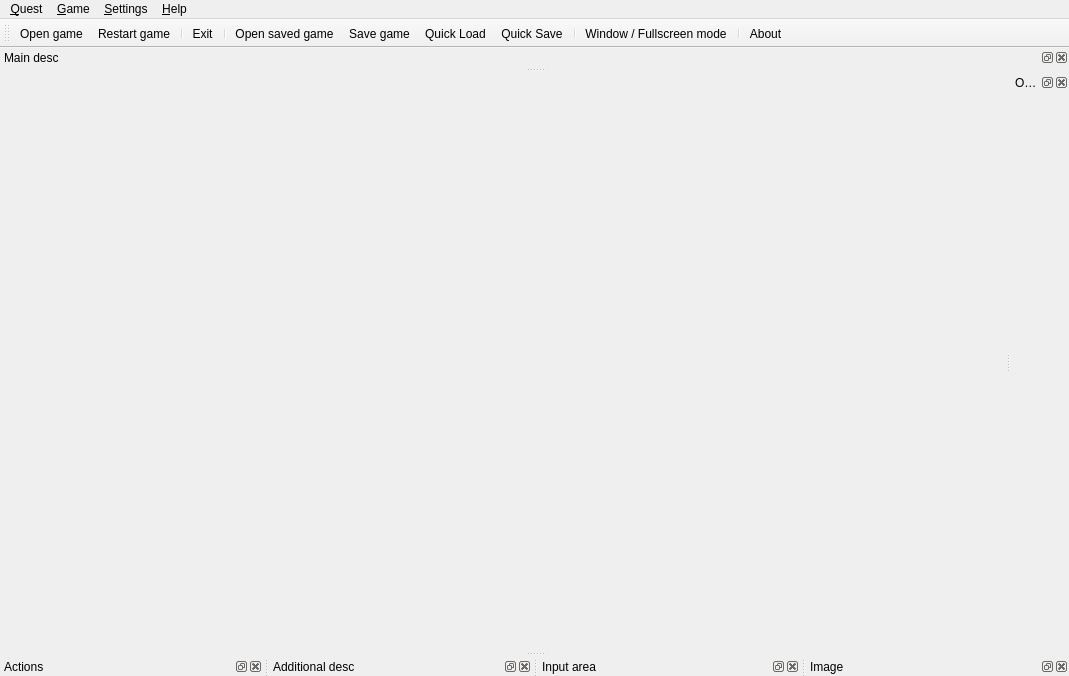
<?xml version="1.0" encoding="UTF-8"?>
<ui version="4.0">
 <class>MainWindow</class>
 <widget class="QMainWindow" name="MainWindow">
  <property name="geometry">
   <rect>
    <x>0</x>
    <y>0</y>
    <width>1069</width>
    <height>676</height>
   </rect>
  </property>
  <property name="minimumSize">
   <size>
    <width>240</width>
    <height>180</height>
   </size>
  </property>
  <property name="focusPolicy">
   <enum>Qt::FocusPolicy::StrongFocus</enum>
  </property>
  <property name="windowTitle">
   <string>MainWindow</string>
  </property>
  <property name="windowIcon">
   <iconset resource="qqsp.qrc">
    <normaloff>:/gfx/logo</normaloff>:/gfx/logo</iconset>
  </property>
  <property name="dockNestingEnabled">
   <bool>true</bool>
  </property>
  <property name="unifiedTitleAndToolBarOnMac">
   <bool>true</bool>
  </property>
  <widget class="QWidget" name="centralwidget"/>
  <widget class="QMenuBar" name="mainMenuBar">
   <property name="geometry">
    <rect>
     <x>0</x>
     <y>0</y>
     <width>1069</width>
     <height>22</height>
    </rect>
   </property>
   <widget class="QMenu" name="_fileMenu">
    <property name="title">
     <string>&amp;Quest</string>
    </property>
    <addaction name="actionOpen_game"/>
    <addaction name="actionReloadGame"/>
    <addaction name="actionRestart_game"/>
    <addaction name="separator"/>
    <addaction name="actionExit"/>
   </widget>
   <widget class="QMenu" name="_gameMenu">
    <property name="title">
     <string>&amp;Game</string>
    </property>
    <addaction name="actionOpen_saved_game"/>
    <addaction name="actionSave_game"/>
    <addaction name="actionQuick_load"/>
    <addaction name="actionQuick_save"/>
   </widget>
   <widget class="QMenu" name="_settingsMenu">
    <property name="title">
     <string>&amp;Settings</string>
    </property>
    <widget class="QMenu" name="_showHideMenu">
     <property name="title">
      <string>&amp;Show / Hide</string>
     </property>
     <addaction name="actionCaptions"/>
     <addaction name="actionDebugTools"/>
     <addaction name="actionWebInspector"/>
     <addaction name="actionHotkeys_for_actions"/>
    </widget>
    <addaction name="_showHideMenu"/>
    <addaction name="actionWindow_Fullscreen_mode"/>
    <addaction name="separator"/>
    <addaction name="actionDisplay_HTML_code_as_plain_text"/>
    <addaction name="separator"/>
    <addaction name="actionOptions"/>
   </widget>
   <widget class="QMenu" name="menu_Help">
    <property name="title">
     <string>&amp;Help</string>
    </property>
    <addaction name="actionAbout"/>
   </widget>
   <addaction name="_fileMenu"/>
   <addaction name="_gameMenu"/>
   <addaction name="_settingsMenu"/>
   <addaction name="menu_Help"/>
  </widget>
  <widget class="QToolBar" name="mainToolBar">
   <property name="windowTitle">
    <string>ToolBar</string>
   </property>
   <attribute name="toolBarArea">
    <enum>TopToolBarArea</enum>
   </attribute>
   <attribute name="toolBarBreak">
    <bool>false</bool>
   </attribute>
   <addaction name="actionOpen_game"/>
   <addaction name="actionRestart_game"/>
   <addaction name="separator"/>
   <addaction name="actionExit"/>
   <addaction name="separator"/>
   <addaction name="actionOpen_saved_game"/>
   <addaction name="actionSave_game"/>
   <addaction name="actionQuick_load"/>
   <addaction name="actionQuick_save"/>
   <addaction name="separator"/>
   <addaction name="actionWindow_Fullscreen_mode"/>
   <addaction name="separator"/>
   <addaction name="actionAbout"/>
  </widget>
  <widget class="QDockWidget" name="dockWidgetObjects">
   <property name="windowTitle">
    <string>Ob&amp;jects</string>
   </property>
   <attribute name="dockWidgetArea">
    <number>2</number>
   </attribute>
   <widget class="QWidget" name="dockWidgetContents_10"/>
  </widget>
  <widget class="QDockWidget" name="dockWidgetActions">
   <property name="windowTitle">
    <string>Actions</string>
   </property>
   <property name="dockLocation">
    <enum>Qt::DockWidgetArea::BottomDockWidgetArea</enum>
   </property>
   <attribute name="dockWidgetArea">
    <number>8</number>
   </attribute>
   <widget class="QWidget" name="dockWidgetContents_11"/>
  </widget>
  <widget class="QDockWidget" name="dockWidgetMainDesc">
   <property name="windowTitle">
    <string>Main desc</string>
   </property>
   <property name="dockLocation">
    <enum>Qt::DockWidgetArea::TopDockWidgetArea</enum>
   </property>
   <attribute name="dockWidgetArea">
    <number>4</number>
   </attribute>
   <widget class="QWidget" name="dockWidgetContents_9"/>
  </widget>
  <widget class="QDockWidget" name="dockWidgetAdditional">
   <property name="windowTitle">
    <string>Additional desc</string>
   </property>
   <property name="dockLocation">
    <enum>Qt::DockWidgetArea::BottomDockWidgetArea</enum>
   </property>
   <attribute name="dockWidgetArea">
    <number>8</number>
   </attribute>
   <widget class="QWidget" name="dockWidgetContents_2"/>
  </widget>
  <widget class="QDockWidget" name="dockWidgetInput">
   <property name="windowTitle">
    <string>Input area</string>
   </property>
   <attribute name="dockWidgetArea">
    <number>8</number>
   </attribute>
   <widget class="QWidget" name="dockWidgetContents"/>
  </widget>
  <widget class="QDockWidget" name="dockWidgetImage">
   <property name="windowTitle">
    <string>Image</string>
   </property>
   <attribute name="dockWidgetArea">
    <number>8</number>
   </attribute>
   <widget class="QWidget" name="dockWidgetContents_3"/>
  </widget>
  <action name="actionOpen_game">
   <property name="icon">
    <iconset theme="document-import" resource="qqsp.qrc">
     <normaloff>:/gfx/menu/open</normaloff>:/gfx/menu/open</iconset>
   </property>
   <property name="text">
    <string>&amp;Open game...</string>
   </property>
   <property name="shortcut">
    <string>Alt+O</string>
   </property>
  </action>
  <action name="actionRestart_game">
   <property name="icon">
    <iconset theme="view-refresh" resource="qqsp.qrc">
     <normaloff>:/gfx/menu/new</normaloff>:/gfx/menu/new</iconset>
   </property>
   <property name="text">
    <string>&amp;Restart game</string>
   </property>
   <property name="shortcut">
    <string>Alt+N</string>
   </property>
  </action>
  <action name="actionExit">
   <property name="icon">
    <iconset theme="application-exit" resource="qqsp.qrc">
     <normaloff>:/gfx/menu/exit</normaloff>:/gfx/menu/exit</iconset>
   </property>
   <property name="text">
    <string>&amp;Exit</string>
   </property>
   <property name="shortcut">
    <string>Alt+X</string>
   </property>
  </action>
  <action name="actionOpen_saved_game">
   <property name="icon">
    <iconset theme="document-open" resource="qqsp.qrc">
     <normaloff>:/gfx/menu/statusopen</normaloff>:/gfx/menu/statusopen</iconset>
   </property>
   <property name="text">
    <string>&amp;Open saved game...</string>
   </property>
   <property name="shortcut">
    <string>Ctrl+O</string>
   </property>
  </action>
  <action name="actionSave_game">
   <property name="icon">
    <iconset theme="document-save-as" resource="qqsp.qrc">
     <normaloff>:/gfx/menu/statussave</normaloff>:/gfx/menu/statussave</iconset>
   </property>
   <property name="text">
    <string>&amp;Save game...</string>
   </property>
  </action>
  <action name="actionQuick_load">
   <property name="icon">
    <iconset theme="document-open-recent"/>
   </property>
   <property name="text">
    <string>&amp;Quick Load</string>
   </property>
   <property name="shortcut">
    <string>F9</string>
   </property>
  </action>
  <action name="actionQuick_save">
   <property name="icon">
    <iconset theme="document-save"/>
   </property>
   <property name="text">
    <string>Q&amp;uick Save</string>
   </property>
   <property name="shortcut">
    <string>F5</string>
   </property>
  </action>
  <action name="actionCaptions">
   <property name="checkable">
    <bool>true</bool>
   </property>
   <property name="text">
    <string>&amp;Captions</string>
   </property>
   <property name="shortcut">
    <string>Ctrl+7</string>
   </property>
  </action>
  <action name="actionOptions">
   <property name="icon">
    <iconset theme="configure"/>
   </property>
   <property name="text">
    <string>&amp;Options...</string>
   </property>
   <property name="shortcut">
    <string>Ctrl+Alt+O</string>
   </property>
  </action>
  <action name="actionDisplay_HTML_code_as_plain_text">
   <property name="checkable">
    <bool>true</bool>
   </property>
   <property name="text">
    <string>&amp;Display HTML code as plain text</string>
   </property>
   <property name="shortcut">
    <string>Alt+D</string>
   </property>
  </action>
  <action name="actionAbout">
   <property name="icon">
    <iconset theme="help-about" resource="qqsp.qrc">
     <normaloff>:/gfx/menu/about</normaloff>:/gfx/menu/about</iconset>
   </property>
   <property name="text">
    <string>&amp;About...</string>
   </property>
   <property name="shortcut">
    <string>Ctrl+H</string>
   </property>
  </action>
  <action name="actionWindow_Fullscreen_mode">
   <property name="icon">
    <iconset theme="view-fullscreen" resource="qqsp.qrc">
     <normaloff>:/gfx/menu/windowmode</normaloff>:/gfx/menu/windowmode</iconset>
   </property>
   <property name="text">
    <string>&amp;Window / Fullscreen mode</string>
   </property>
   <property name="shortcut">
    <string>F11</string>
   </property>
  </action>
  <action name="actionHotkeys_for_actions">
   <property name="checkable">
    <bool>true</bool>
   </property>
   <property name="icon">
    <iconset theme="configure-shortcuts"/>
   </property>
   <property name="text">
    <string>&amp;Hotkeys for actions</string>
   </property>
   <property name="shortcut">
    <string>Ctrl+9</string>
   </property>
  </action>
  <action name="actionDebugTools">
   <property name="checkable">
    <bool>true</bool>
   </property>
   <property name="text">
    <string>&amp;Debug</string>
   </property>
   <property name="shortcut">
    <string>Ctrl+8</string>
   </property>
  </action>
  <action name="actionWebInspector">
   <property name="checkable">
    <bool>true</bool>
   </property>
   <property name="text">
    <string>Web Inspector</string>
   </property>
   <property name="shortcut">
    <string>Ctrl+Shift+I</string>
   </property>
  </action>
  <action name="actionReloadGame">
   <property name="text">
    <string>Re&amp;load game</string>
   </property>
   <property name="statusTip">
    <string>Save game state, reload game file, load the saved state</string>
   </property>
  </action>
  <zorder>dockWidgetObjects</zorder>
  <zorder>dockWidgetActions</zorder>
  <zorder>dockWidgetMainDesc</zorder>
 </widget>
 <resources>
  <include location="qqsp.qrc"/>
 </resources>
 <connections/>
</ui>
